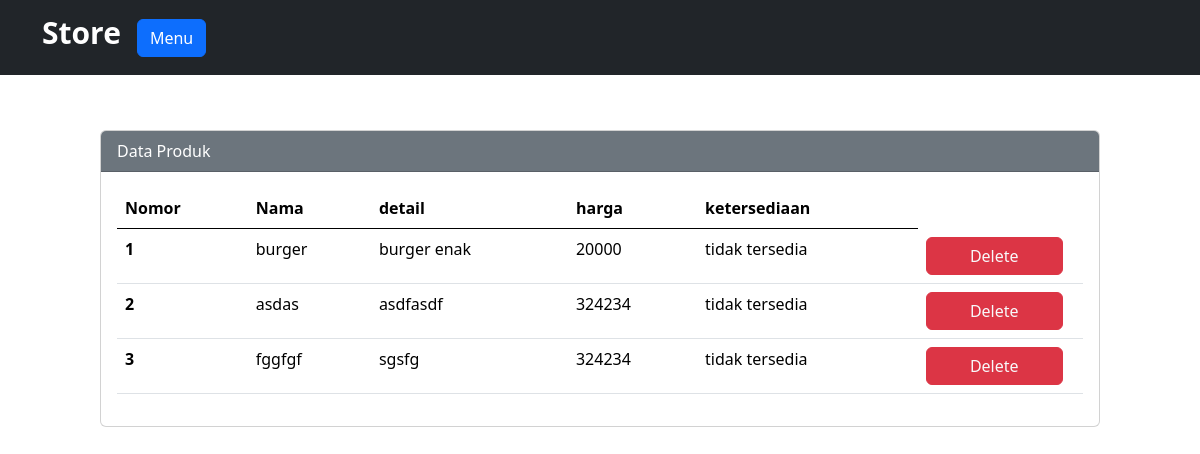
Page /pages/menu/daftar.php on the committed database.
### tables this page shows
CREATE TABLE `ketersediaan` (
  `id` int(11) NOT NULL,
  `nama` varchar(255) NOT NULL,
  `harga` double NOT NULL,
  `foto` varchar(100) NOT NULL,
  `detail` text NOT NULL,
  `ketersediaan` enum('tidak tersedia','tersedia') NOT NULL
);

### config/panggil3.php (called while the page is built, shortened)
<?php
   include '../../function/proses.php';
   $db = new koneksi;
   $koneksi = $db->DBconnect();
   $proses = new Proses($koneksi);

### function/proses.php (called while the page is built, shortened)
<?php
class Proses
{
    protected $db;
    function __construct($db)
    {
        $this->db = $db;
    }
    function list($sql)
    {
        $row = $this->db->prepare($sql);
        $row->execute();
        return $hasil = $row->fetchall();
    }
}

### pages/menu/daftar.php (the view)
<?php
include '../../config/panggil3.php';
$sql = "SELECT * FROM ketersediaan";
$hasil = $proses->list($sql);
include '../../layout/head.php';
include '../../layout/admin-nav.php'
?>
<body>
    <div class="mx-auto">
        <div class="card">
            <div class="card-header text-white bg-secondary">
                Data Produk
            </div>
            <div class="card-body">
                <table class="table">
                    <tr>
                        <th scope="col">Nomor</th>
                        <th scope="col">Nama</th>
                        <th scope="col">detail</th>
                        <th scope="col">harga</th>
                        <th scope="col">ketersediaan</th>
                    </tr>
                    <tbody>
                        <?php
                        $urut = 1;
                        foreach ($hasil as $r2) {
                            $nama = $r2['nama'];
                            $detail = $r2['detail'];
                            $harga = $r2['harga'];
                            $ketersediaan = $r2['ketersediaan'];
                        ?>
                            <tr>
                                <th scope="row">
                                    <?php echo $urut++ ?>
                                </th>
                                <td scope="row">
                                    <?php echo $nama ?>
                                </td>
                                <td scope="row">
                                    <?php echo $detail ?>
                                </td>
                                <td scope="row">
                                    <?php echo $harga ?>
                                </td>
                                <td scope="row">
                                    <?php echo $ketersediaan ?>
                                </td>
                                <td scope="row">
                                    <a class="btn btn-danger text-light col-11" href="index.php?page=menu&acts=delete&id=<?= $r2['id'] ?>"><i class="fas fa-trash-alt"></i>Delete</a>
                                </td>
                            </tr>
                        <?php
                        }
                        ?>
                    </tbody>
                </table>
            </div>
        </div>
    </div>
</body>
</html>

### layout/head.php (shortened to what this page needs)
<!DOCTYPE html>
<html lang="en">
<head>
    <link href="https://cdn.jsdelivr.net/npm/bootstrap@5.0.2/dist/css/bootstrap.min.css" rel="stylesheet">
</head>

### layout/admin-nav.php (shortened to what this page needs)
<!DOCTYPE html>
<html lang="en">
<head>
    <link href="https://cdn.jsdelivr.net/npm/bootstrap@5.3.2/dist/css/bootstrap.min.css" rel="stylesheet">
</head>
<body>
    <form action="<?php echo htmlspecialchars($_SERVER["PHP_SELF"]) ?>" method="post">
        <nav id="myNavbar">
            <nav class="navbar navbar-expand-sm navbar-dark bg-dark" style="height: 75px;">
                <div class="container">
                    <a class="navbar-brand" href="#" style="font-size: 30px; margin-bottom: 10px;">Store</a>
                    <div class="collapse navbar-collapse" id="navbarNav">
                        <ul class="navbar-nav">
                            <li class="nav-item active">
                                <div class="buto mb-4">
                                    <div class="back"><br>
                                        <button name="back" class="btn btn-primary">Menu</button>
                                    </div>
                                </div>
                            </li>
                        </ul>
                    </div>
                </div>
            </nav>
        </nav>
    </form>
</body>
</html>

### layout/head.php (style rules this page uses)
.card { margin-top: 13%; }
.mx-auto { width: 1000px; }
.buto { display: flex; flex-direction: row; }

### layout/admin-nav.php (style rules this page uses)
#myNavbar { position: fixed; top: 0; left: 0; width: 100%; z-index: 1; position: fixed; font-weight: 600; }

### rows in the picture
ketersediaan: nama "burger", detail "burger enak", harga "20000", ketersediaan "tidak tersedia"
ketersediaan: nama "asdas", detail "asdfasdf", harga "324234", ketersediaan "tidak tersedia"
ketersediaan: nama "fggfgf", detail "sgsfg", harga "324234", ketersediaan "tidak tersedia"
